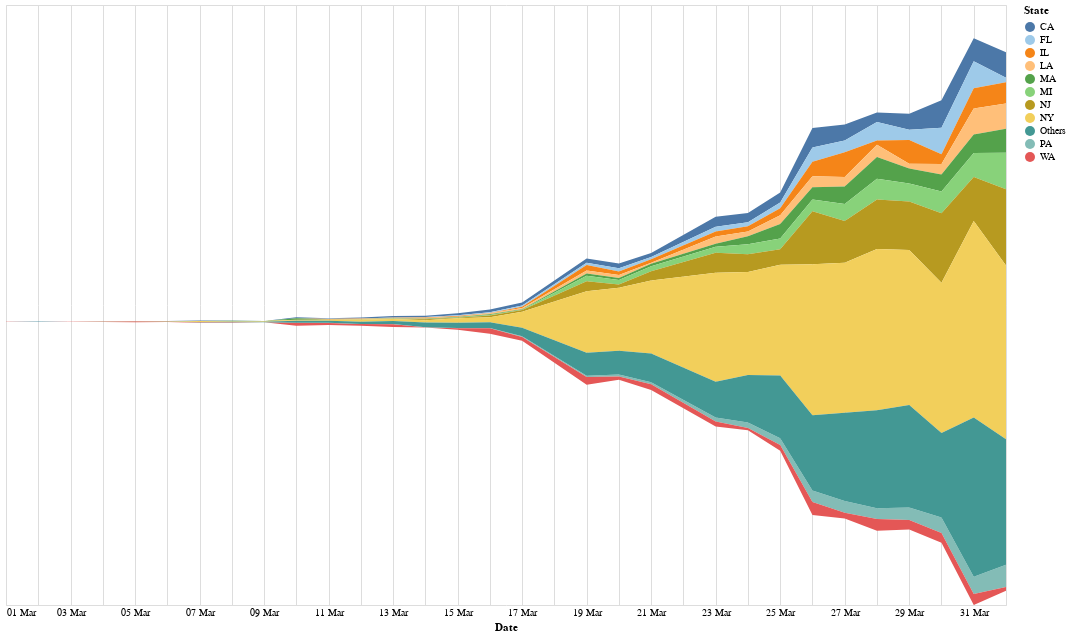

Notebook code for this chart:
### Code cell
# Plot top contributing states to US trend

us_state_level = df[df['Country'] == 'US'].groupby(['State', 'Date'], as_index=False).sum()
# Drop 03-22-2020 since county breakdown started from here and so there is break in continuity
us_state_level = us_state_level.drop(us_state_level[us_state_level['Date'] == '03-22-2020'].index)
us_state_level = us_state_level.drop(us_state_level[us_state_level['Date'] == '03-18-2020'].index)
us_state_level = us_state_level[us_state_level['Date'] >= '03-01-2020']

streamgraph(us_state_level, 'State', 'Confirmed_New', 'Confirmed', 10)

### Figure 1 — Vega-Lite specification as saved in the notebook (floating-point values rounded to 4 significant figures; data arrays with more than 128 entries replaced by an {"elided": "..."} marker saying what was removed)
{"config": {"view": {"continuousWidth": 400, "continuousHeight": 300}}, "data": {"name": "data-3a1e6370c344886a030521f5dfc31f19"}, "mark": "area", "encoding": {"color": {"type": "nominal", "field": "State", "scale": {"scheme": "tableau20"}}, "x": {"type": "temporal", "axis": {"domain": false, "format": "%d %b", "tickSize": 0}, "field": "Date"}, "y": {"type": "quantitative", "axis": null, "field": "Confirmed_New", "stack": "center"}}, "height": 600, "width": 1000, "$schema": "https://vega.github.io/schema/vega-lite/v4.0.2.json", "datasets": {"data-3a1e6370c344886a030521f5dfc31f19": {"elided": "302 records"}}}
